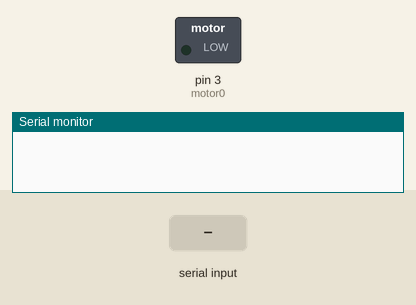
A sketch run on a simulated Arduino Uno, built with avr-gcc and run on an emulated ATmega328P. On the bench: switched loads named in the sketch (green lamp = pin HIGH), the last lines printed to the serial monitor. The test bench sets the inputs (shaded band).

Above: at 1.2 s.
1.3 s: "90,45\n" received over Serial
At 2.5 s:
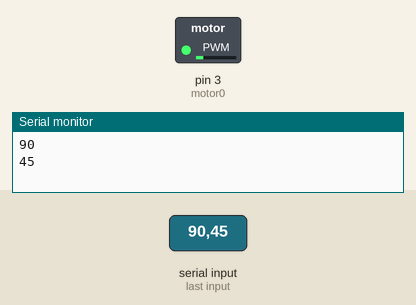
2.8 s: "30,150\n" received over Serial
At 3.6 s:
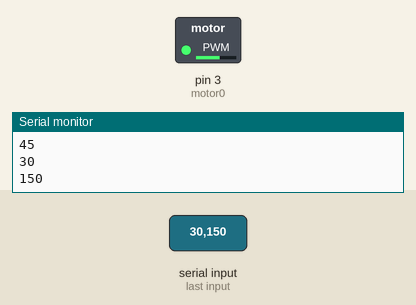
4.3 s: "200\n" received over Serial
At 4.7 s:
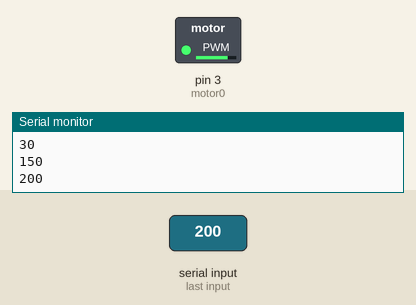
5.8 s: "90\n" received over Serial
At 7.0 s:
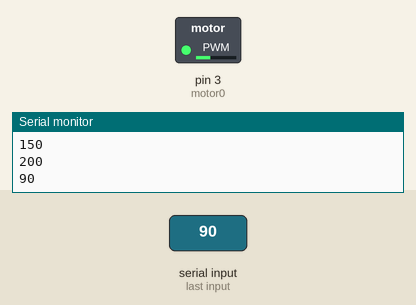
Timing chart, 0 to 8.3 s (numbered marks = the images above; inputs shaded):
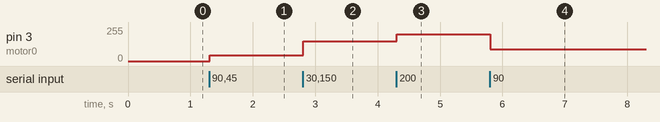

The sketch:

main.ino
```cpp
//Drone (no automation/no camera)
//Author: Gabriel Jones
//Date started: 1/4/23
//Version:  0.1
//Description:  This code is for a custome built drone that I am making. This code does not feature most automation that I would like to add in the furture due to the board that I will be using.
//              I am using a elegoo r3 for the main controller.


//declaring variables
int motor0 = 3;


void setup() {
  pinMode(motor0, OUTPUT);
  Serial.begin(9600);

}

void loop() {
  if(Serial.available()){
    int speed = Serial.parseInt();    //this allows a user to input a new int. the serial port will then assign the new value to "speed". The "()" is blank so the parseInt will not timeout
    if(speed > 0 && speed < 255){
      analogWrite(motor0, speed);
      Serial.println(speed);
    }
  }

}
```

Measured:
- after the input at 1.3 s, pin 3 (motor0): 0/255 → 45/255 at once
- after the input at 2.8 s, pin 3 (motor0): 45/255 → 150/255 at once
- after the input at 4.3 s, pin 3 (motor0): 150/255 → 200/255 at once
- after the input at 5.8 s, pin 3 (motor0): 200/255 → 90/255 at once
